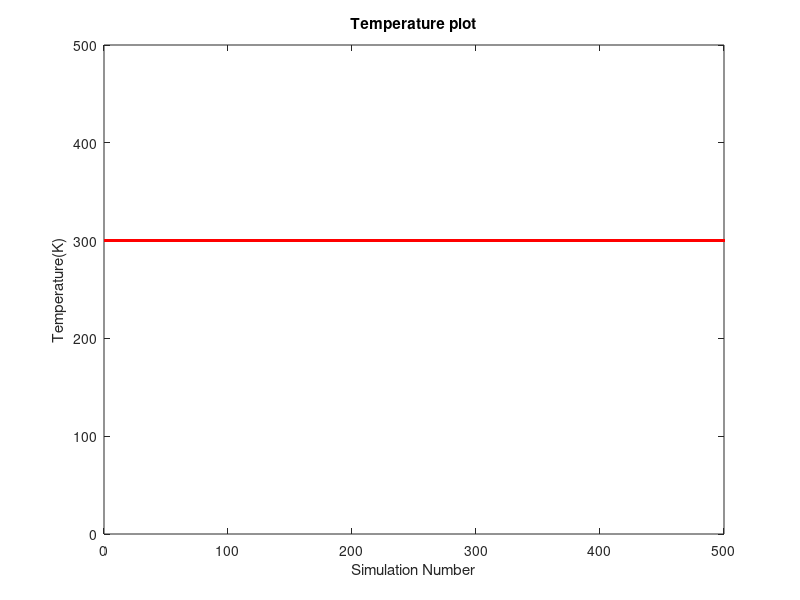
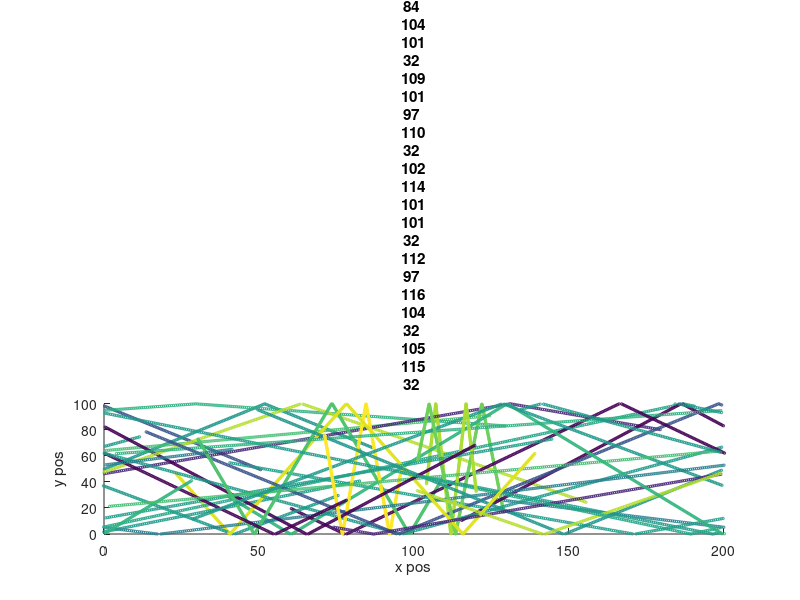

Reproduce these figures in MATLAB, in order.
%% Electron Modelling - Part 1
%% Question 1
% The purpose of this code is to simulate electrons in an N type Si
% semiconductor crystal. The electrons bounce off the y axis. As for 
% the x-axis, they  go through the x axis and appear on the opposite side.



global C



C.q_0 = 1.60217653e-19;             % electron charge
C.hb = 1.054571596e-34;             % Dirac constant
C.h = C.hb * 2 * pi;                    % Planck constant
C.m_0 = 9.10938215e-31;             % electron mass
C.kb = 1.3806504e-23;               % Boltzmann constant
C.eps_0 = 8.854187817e-12;          % vacuum permittivity
C.mu_0 = 1.2566370614e-6;           % vacuum permeability
C.c = 299792458;                    % speed of light
C.g = 9.80665; %metres (32.1740 ft) per s²


nSim = 500;
noe = 20;
r2 = randi(360,noe,1);
xbound = 200;
ybound = 100;
x = randi(200,noe,1);
y = randi(100,noe,1);
%% Thermal Velocity
% The thermal velocity is calculate using the below equation which is 
%
% $$vth = \sqrt{((KT/(0.26m))}$$
%
% The mean free path is simply 
%
% $$MFP = vth * 0.2 ps$$
vth = sqrt((C.kb * 300)/(C.m_0 * 0.26));
vx = vth * cos(r2) ;
vy = vth * sin(r2);

MFP = vth * 0.2 * 10^-12;

colourArray = rand(noe,1);


for n = 1:nSim
    %Reflecting for y bounds%
    temp = y >= ybound ;
    temp1 = y < ybound ;
    
    
    temp = temp * -1;
    
    tempHigher = temp + temp1;
    
    
    temp2 = y <= 0;
    temp3 = y > 0;
    
    temp2 = temp2 * -1;
    tempLower = temp2 + temp3;
   
    vy = vy .* tempHigher;
    vy = vy .* tempLower;
    
    %%%%%%%%%%%%%%%%%%%
    
    % when x > 200%%%%%
    tempx1 = x <= 200;
    
    x = x .* tempx1;
    %%%%%%%%%%%%%%%%%%
    
    %%When x goes less than zero , come from 200 %%%%%
    
    tempx2 = x < -0.1;
    
    
    tempx2 = tempx2 * 200;
    tempxFinal = x + tempx2;
    
    x = tempxFinal;
    
    %%%%%%%%%%%%%%%%%%%
    dx = vx * (1/200000);
    dy = vy * (1/200000);
    
    x = x + dx;
    y = y + dy;
    vsq = (vy).^2 + (vx).^2 ;
    average = mean(vsq);
    
    semiCTemperature = (average *(0.26)* C.m_0)/(C.kb);
    figure(1)
    plot(n , semiCTemperature,'.r')
    title("Temperature plot");
    xlabel("Simulation Number")
    ylabel("Temperature(K)")
    axis([0 nSim 0 500]);
    hold on    
    
    
    figure(2)
    scatter(x,y,3,colourArray);
    axis([0 200 0 100]);
    xlabel("x pos")
    ylabel("y pos")
    title("The mean free path is " + MFP);
    hold on;
    
    
    pause(0.01);
  
   
end


